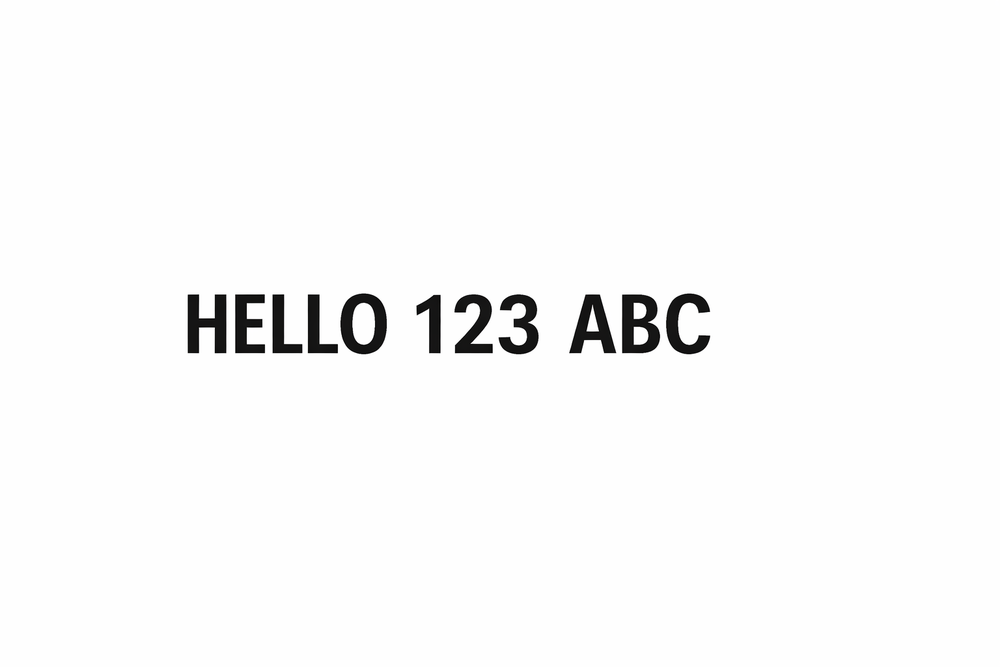
#> input picture text_image.png, 1000 x 667 px, shrunk from 1536 x 1024 before the run
$ jupyter execute --allow-errors DIP.ipynb   (older library calls are emulated)
#> lines starting #> are read from the running program, lines starting #| are printed output that depends on the picture; after the words box and inside, x2 and y2 are one past the last pixel; in counts of white or black regions, pixels touching at a corner belong together
[cell 1]
# add noie and remove it using filters
import cv2
import numpy as np
import matplotlib.pyplot as plt

# Read image
image = cv2.imread('image.jpg')
#> (the rest of this cell did not finish here and is left out)

[cell 2]
#histogram equalization
import cv2
import matplotlib.pyplot as plt

# Read image in grayscale
image = cv2.imread('low_contrast.jpg', 0)

# Apply Histogram Equalization
equalized = cv2.equalizeHist(image)

# -------------------------------
# Plot Images
# -------------------------------
plt.figure(figsize=(10, 6))

plt.subplot(2, 2, 1)
#> (the rest of this cell did not finish here and is left out)

[cell 3]
#thresholding l3
import cv2
import matplotlib.pyplot as plt

# Read image in grayscale
image = cv2.imread('image.jpg', 0)

# -------------------------------
# Global Thresholding (Otsu)
# -------------------------------
ret, otsu_thresh = cv2.threshold(
    image, 0, 255, cv2.THRESH_BINARY + cv2.THRESH_OTSU
)
#> ret = 0

# -------------------------------
# Adaptive Thresholding
# -------------------------------
#> (the rest of this cell did not finish here and is left out)

[cell 4]
#l4 edge detection
import cv2
import numpy as np
import matplotlib.pyplot as plt
image = cv2.imread('image.jpg', 0)
#> (the rest of this cell did not finish here and is left out)

[cell 5]
#l5 character segmentation
import cv2
import numpy as np
import matplotlib.pyplot as plt
img = cv2.imread('text_image.png')
#> img is the input picture: shape (667, 1000, 3); mean B, G, R 249.3, 249.3, 249.3
orig = img.copy()
gray = cv2.cvtColor(img, cv2.COLOR_BGR2GRAY)
_, thresh = cv2.threshold(gray, 150, 255, cv2.THRESH_BINARY_INV)
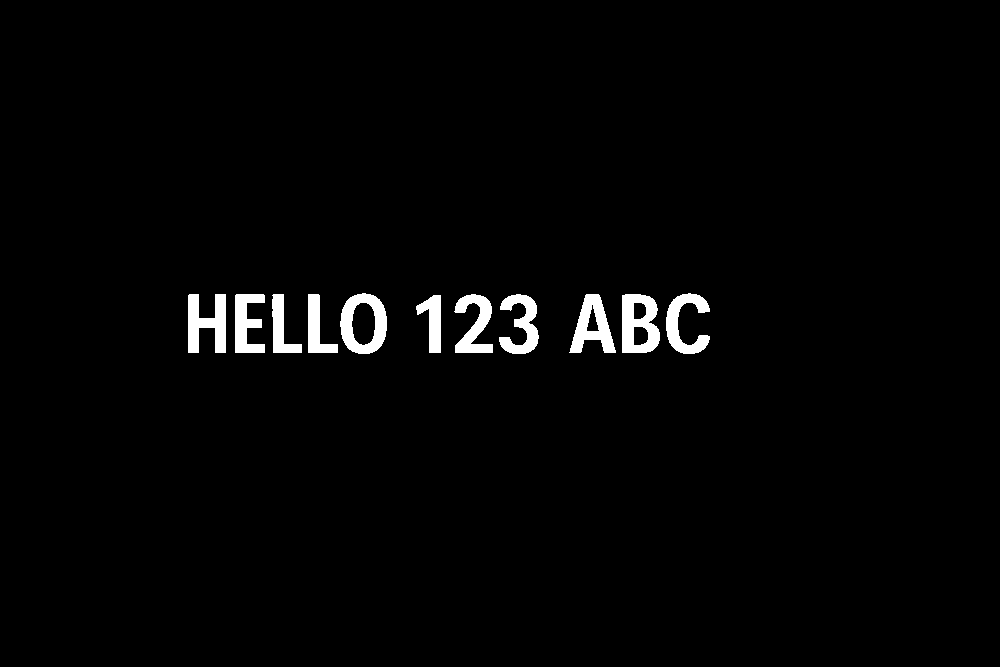
#> thresh: shape (667, 1000); 2% white; 11 white regions, largest, box (x1, y1, x2, y2) and area: (622, 294, 660, 353) 1589, (340, 293, 387, 354) 1548, (188, 294, 226, 353) 1457
kernel = np.ones((3,3), np.uint8)
thresh = cv2.morphologyEx(thresh, cv2.MORPH_OPEN, kernel)
#> thresh: shape (667, 1000); 2% white; 11 white regions
contours, _ = cv2.findContours(thresh, cv2.RETR_EXTERNAL, cv2.CHAIN_APPROX_SIMPLE)
#> contours = 11 contours; largest, box (x1, y1, x2, y2) and area: (340, 293, 387, 354) 2250, (622, 294, 660, 353) 1899, (570, 294, 616, 353) 1456, (188, 294, 226, 353) 1314, (666, 293, 710, 354) 1156
for cnt in contours:
	x, y, w, h = cv2.boundingRect(cnt)
	if w > 10 and h > 10:
		cv2.rectangle(img, (x,y), (x+w, y+h), (0,255,0), 3)
#> this loop made 11 passes
#> (x, y, w, h) on passes 1 to 11: (416, 295, 25, 58), (622, 294, 38, 59), (570, 294, 46, 59), (499, 294, 40, 60), (455, 294, 38, 59), (308, 294, 30, 59), (272, 294, 30, 59), (235, 294, 30, 59), (188, 294, 38, 59), (666, 293, 44, 61), (340, 293, 47, 61)
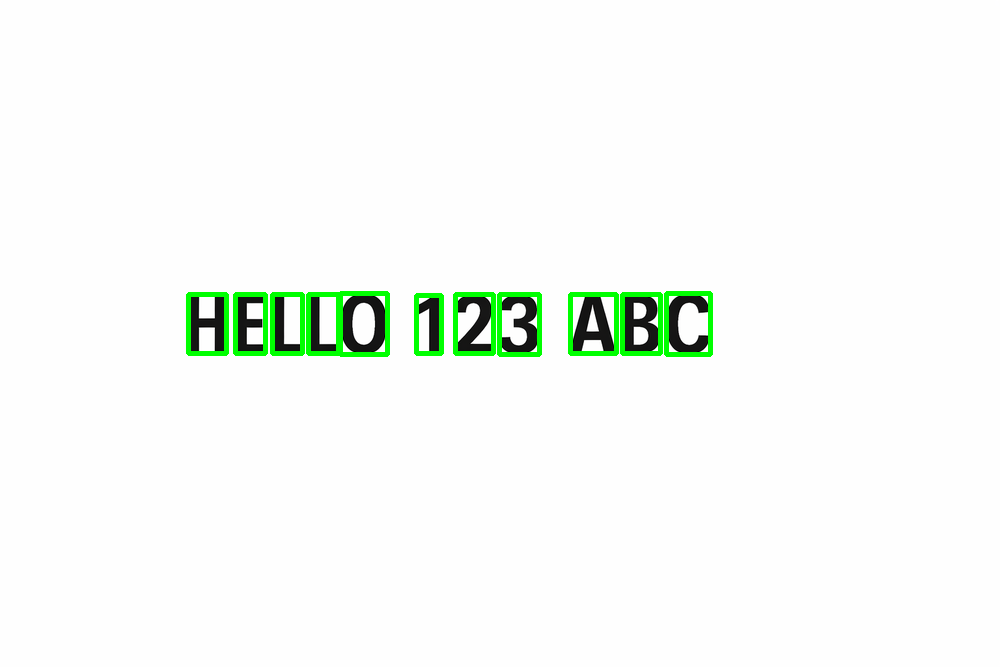
#> img: shape (667, 1000, 3); 1.54% of pixels changed, all inside (x1, y1, x2, y2) = (186, 291, 713, 357)
plt.figure(figsize=(10,5))
plt.subplot(1,2,1)
plt.title("Original Image")
plt.imshow(cv2.cvtColor(orig, cv2.COLOR_BGR2RGB))
plt.axis('off')
plt.subplot(1,2,2)
plt.title("Character Segmented Image")
plt.imshow(cv2.cvtColor(img, cv2.COLOR_BGR2RGB))
plt.axis('off')
plt.tight_layout()
plt.show()
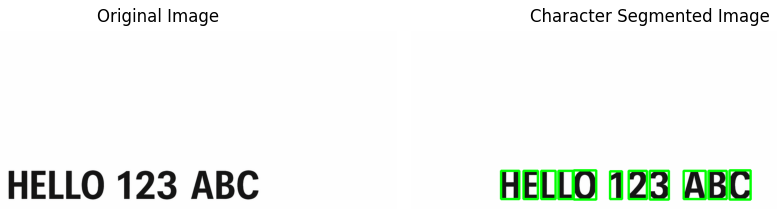
#> figure drawn by matplotlib, 2 panels

[cell 6]
#rice-l6
import cv2
import numpy as np
import matplotlib.pyplot as plt

# -------------------------------
# Step 1: Read Image
# -------------------------------
img = cv2.imread('rice.png')
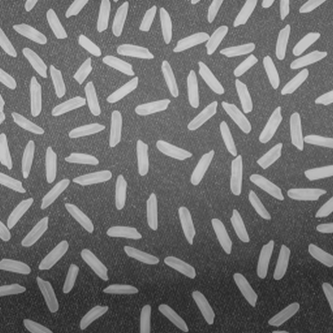
#> input picture rice.png, 333 x 333 px, shrunk from 512 x 512 before the run
#> img is the input picture: shape (333, 333, 3); min 37, max 211, mean 111.3
gray = cv2.cvtColor(img, cv2.COLOR_BGR2GRAY)
#> gray: shape (333, 333)

# -------------------------------
# Step 2: Thresholding
# -------------------------------
_, thresh = cv2.threshold(gray, 0, 255, cv2.THRESH_BINARY + cv2.THRESH_OTSU)
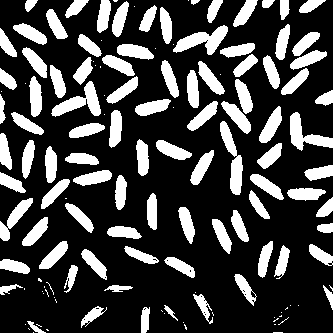
#> thresh: shape (333, 333); 25.9% white; 139 white regions (47 under 20 px), largest, box (x1, y1, x2, y2) and area: (173, 25, 228, 55) 736, (51, 81, 101, 117) 729, (220, 121, 243, 195) 715

# Invert if needed (rice should be white)
thresh = cv2.bitwise_not(thresh)

# -------------------------------
# Step 3: Noise Removal
# -------------------------------
kernel = np.ones((3,3), np.uint8)
clean = cv2.morphologyEx(thresh, cv2.MORPH_OPEN, kernel)
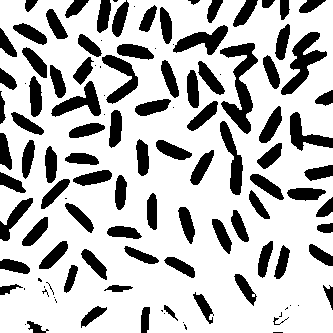
#> clean: shape (333, 333); 73.7% white; 117 black regions (30 under 20 px)

# -------------------------------
# Step 4: Find Contours
# -------------------------------
contours, _ = cv2.findContours(clean, cv2.RETR_EXTERNAL, cv2.CHAIN_APPROX_SIMPLE)
#> contours = 1 contour; box (x1, y1, x2, y2) and area: (0, 0, 333, 333) 103424

# -------------------------------
# Step 5: Measurements
# -------------------------------
count = 0
areas = []
filtered_count = 0

output = img.copy()

for cnt in contours:
    area = cv2.contourArea(cnt)

    # Filter small noise
    if area > 50:
        count += 1
        areas.append(area)

        # Perimeter
        perimeter = cv2.arcLength(cnt, True)

        # Major Axis Length (Ellipse)
        if len(cnt) >= 5:
            ellipse = cv2.fitEllipse(cnt)
            (center, axes, orientation) = ellipse
            major_axis = max(axes)
        else:
            major_axis = 0

        # Area range filter (example: 100–1000)
        if 100 < area < 1000:
            filtered_count += 1

        # Draw contour
        cv2.drawContours(output, [cnt], -1, (0,255,0), 2)
#> this loop made 1 pass
#> (area, count, perimeter, center, axes, orientation, major_axis) on pass 1: (103423.5, 1, 2544.5, (164.1, 178.2), (342.8, 399.5), 177.3, 399.5)
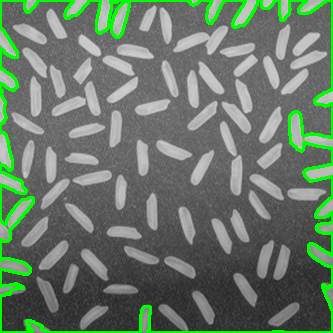
#> output: shape (333, 333, 3); 6.3% of pixels changed, all inside (x1, y1, x2, y2) = (0, 0, 333, 333)
#> after the loop, areas = [103423.5]; count = 1; filtered_count = 0

# -------------------------------
# Step 6: Display Results
# -------------------------------
print("Total Rice Count:", count)
#| Total Rice Count: 1
print("Rice Count (Area 100–1000):", filtered_count)
#| Rice Count (Area 100–1000): 0
print("Average Area:", np.mean(areas))
#| Average Area: 103423.5

plt.figure(figsize=(10,5))

plt.subplot(1,2,1)
plt.title("Binary Image")
plt.imshow(clean, cmap='gray')
plt.axis('off')

plt.subplot(1,2,2)
plt.title("Detected Rice Grains")
plt.imshow(cv2.cvtColor(output, cv2.COLOR_BGR2RGB))
plt.axis('off')

plt.show()

[cell 7]
#l7 masking
import cv2
import numpy as np
import matplotlib.pyplot as plt

# -------------------------------
# Step 1: Read Image
# -------------------------------
img = cv2.imread('l3.jpg')
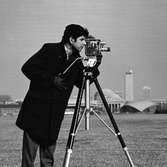
#> input picture l3.jpg, 167 x 167 px, shrunk from 256 x 256 before the run
#> img is the input picture: shape (167, 167, 3); min 0, max 255, mean 118.7
gray = cv2.cvtColor(img, cv2.COLOR_BGR2GRAY)
#> gray: shape (167, 167)

# -------------------------------
# Step 2: Define 3x3 Mask (Kernel)
# Example: Edge Detection
# -------------------------------
kernel = np.array([[ -1, -1, -1],
                   [ -1,  8, -1],
                   [ -1, -1, -1]])

# -------------------------------
# Step 3: Apply Convolution
# -------------------------------
convolved = cv2.filter2D(gray, -1, kernel)
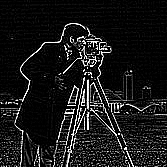
#> convolved: shape (167, 167); min 0, max 255, mean 25.2

# -------------------------------
# Step 4: Display Results
# -------------------------------
plt.figure(figsize=(10,5))

plt.subplot(1,2,1)
plt.title("Original Image")
plt.imshow(gray, cmap='gray')
plt.axis('off')

plt.subplot(1,2,2)
plt.title("After Convolution (3x3 Mask)")
plt.imshow(convolved, cmap='gray')
plt.axis('off')

plt.show()

[cell 8]
#l8 decomposition
import cv2
import numpy as np
import matplotlib.pyplot as plt
import pywt

# -------------------------------
# Step 1: Read Image
# -------------------------------
img = cv2.imread('l3.jpg', 0)  # grayscale

# -------------------------------
# Step 2: First Level Decomposition
# -------------------------------
coeffs1 = pywt.dwt2(img, 'haar')
LL1, (LH1, HL1, HH1) = coeffs1

# -------------------------------
# Step 3: Second Level Decomposition
# (Apply again on LL1)
# -------------------------------
coeffs2 = pywt.dwt2(LL1, 'haar')
LL2, (LH2, HL2, HH2) = coeffs2
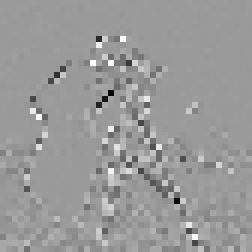
#> HH2: shape (42, 42) float64 (shown 6 times larger); min -182, max 118.8, mean -0.8; drawn with min black and max white

# -------------------------------
# Step 4: Plot Results
# -------------------------------
plt.figure(figsize=(12,8))

# Level 1
plt.subplot(3,4,1)
plt.title("Original")
plt.imshow(img, cmap='gray')
plt.axis('off')

plt.subplot(3,4,2)
plt.title("LL1")
plt.imshow(LL1, cmap='gray')
plt.axis('off')

plt.subplot(3,4,3)
plt.title("LH1")
plt.imshow(LH1, cmap='gray')
plt.axis('off')

plt.subplot(3,4,4)
plt.title("HL1")
plt.imshow(HL1, cmap='gray')
plt.axis('off')

plt.subplot(3,4,5)
plt.title("HH1")
plt.imshow(HH1, cmap='gray')
plt.axis('off')

# Level 2
plt.subplot(3,4,6)
plt.title("LL2")
plt.imshow(LL2, cmap='gray')
plt.axis('off')

plt.subplot(3,4,7)
plt.title("LH2")
plt.imshow(LH2, cmap='gray')
plt.axis('off')

plt.subplot(3,4,8)
plt.title("HL2")
plt.imshow(HL2, cmap='gray')
plt.axis('off')

plt.subplot(3,4,9)
plt.title("HH2")
plt.imshow(HH2, cmap='gray')
plt.axis('off')

plt.tight_layout()
plt.show()
